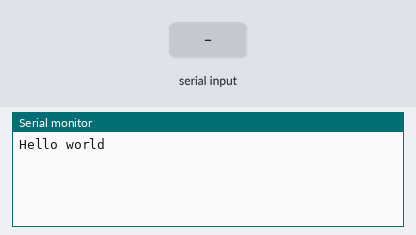
Bench run of a program on a simulated Teensy 4. On the bench: the last lines printed to the serial monitor. Inputs (shaded band) come from the test bench.

Above: at 2.2 s.
2.3 s: "<,>" received over Serial
At 3.0 s:
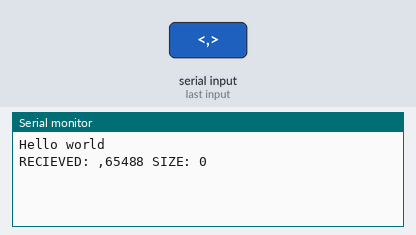
3.8 s: "<90,45>" received over Serial
At 4.2 s:
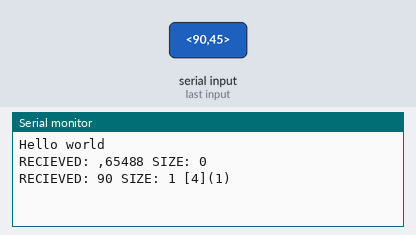
5.3 s: "<5>" received over Serial
At 6.5 s:
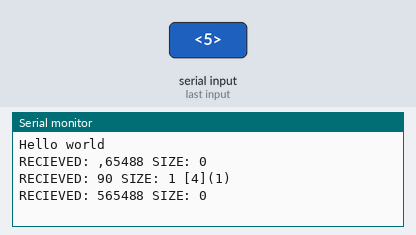

Measured:
- after the input at 2.3 s, the serial monitor: prints a new line at once (image 1)
- after the input at 3.8 s, the serial monitor: prints a new line at once (image 2)
- after the input at 5.3 s, the serial monitor: prints a new line at once (image 3)

The program:

main.cpp
```cpp
#include "Reader.h"
#include <Arduino.h>

void setup()
{
    Serial.begin(9600);
    delay(1000);

    Serial.println("Hello world");

    Reader::GetInstance().Start();
}

void loop()
{
    Reader::GetInstance().Run();

    if (!Reader::GetInstance().QueueEmpty())
    {
        Serial.print("RECIEVED: ");
        Comm::Message msg = Reader::GetInstance().GetMessage();

        Serial.print((char) msg.m_header.m_type);
        Serial.print(msg.m_header.m_index);
        Serial.print(" ");

        Comm::Buffer buffer;
        uint8_t bufferSize;

        msg.m_body.GetBuffer(buffer, bufferSize);

        Serial.print("SIZE: ");
        Serial.print(bufferSize);

        for (uint8_t i = 0; i < bufferSize; ++i)
        {
          Serial.print(" [");
          Serial.print(buffer[i]);
          Serial.print("]");

          Serial.print("(");
          Serial.print(buffer[i].length());
          Serial.print(")");
        }

        Serial.print("\n");
    }
}
```

Message.h
```cpp
#ifndef ROBOX_CONTROLLER_COMM_MESSAGE_H
#define ROBOX_CONTROLLER_COMM_MESSAGE_H

#include <Arduino.h>
#include "config/msg_protocol.h"

namespace Comm
{
    typedef String Buffer[10];

    class Header
    {
    public:
        Header(const String& message);
        Header(const Header& other);

        virtual ~Header() = default;

        Header& operator=(const Header& other);
        bool operator==(const Header& other);

    public:
        /**
         * @brief Get the message type.
         *
         * @return MessageType_e.
         */
        MessageType_e GetType() const;
        /**
         * @brief Get the message type index.
         *
         * @return uint16_t message type index.
         */
        uint16_t GetIndex() const;

    public:
        MessageType_e m_type;
        uint16_t m_index;
    };

    class Body
    {
    public:
        Body(const String& message);
        Body(const Body& other);

        virtual ~Body() = default;

        Body& operator=(const Body& other);
        bool operator==(const Body& other);

    public:
        /**
         * @brief Get single value from list, based on index.
         *
         * @param index     Index of requested value.
         * @return String   Actual value.
         */
        String GetValue(uint8_t index) const;
        /**
         * @brief Get the complete data buffer.
         *
         * @param rbuffer   Buffer used for the data.
         * @param rsize     Size of the actually used buffer.
         */
        void GetBuffer(Buffer& rbuffer, uint8_t& rsize) const;

    private:
        void ParseMessage(const String& message);

    public:
        Buffer m_variables;
        uint8_t m_bufferSize;
    };

    class Message
    {
    public:
        Message(const String& message);
        Message(const Message& other);

        virtual ~Message() = default;

        Message& operator=(const Message& other);
        bool operator==(const Message& other);

    public:
        /**
         * @brief Get the header instance of this message.
         *
         * @return Header The header instance.
         */
        Header GetHeader() const;
        /**
         * @brief Get the body instance of this message.
         *
         * @return Body The body Instance.
         */
        Body GetBody() const;

    public:
        Header m_header;
        Body m_body;
    };
}// namespace Comm

#endif// ROBOX_CONTROLLER_COMM_MESSAGE_H
```

Reader.h
```cpp
#ifndef ROBOX_SERIAL_TEST_READER_H
#define ROBOX_SERIAL_TEST_READER_H

#include <Arduino.h>
#include <queue>

#include "Message.h"
#include "config/config.h"

class Reader
{
public:
    Reader(const Reader& other) = delete;
    Reader& operator=(const Reader& other) = delete;
    virtual ~Reader() = default;

    static Reader& GetInstance()
    {
        static Reader instance;
        return instance;
    }

private:
    Reader()
    {
    }

public:
    void Start();
    void Run();

    Comm::Message GetMessage();
    void WriteMessage(const String& string);
    bool QueueEmpty();

private:
    void SortMessages(const String& string);
    void ReadSerial();

private:
    char m_reading[MESSAGE_SIZE];
    std::queue<Comm::Message> m_messageQueue;
};


#endif// ROBOX_SERIAL_TEST_READER_H
```

Message.cpp
```cpp
#include "Message.h"

namespace Comm
{
    // ====================================================================================
    // HEADER                                                                        HEADER
    // ====================================================================================
    Header::Header(const String& message) : m_type(static_cast<MessageType_e>(message[0])), m_index(message[1] - '0')
    {
    }
    Header::Header(const Header& other) : m_type(other.m_type), m_index(other.m_index)
    {
    }
    Header& Header::operator=(const Header& other)
    {
        if (this != &other)
        {
            m_type = other.m_type;
            m_index = other.m_index;
        }
        return *this;
    }
    bool Header::operator==(const Header& other)
    {
        return (m_type == other.m_type) && (m_index == other.m_index);
    }
    MessageType_e Header::GetType() const
    {
        return m_type;
    }
    uint16_t Header::GetIndex() const
    {
        return m_index;
    }
    // ====================================================================================
    // BODY                                                                            BODY
    // ====================================================================================
    Body::Body(const String& message)
    {
        ParseMessage(message);
    }
    Body::Body(const Body& other) : m_variables(other.m_variables), m_bufferSize(other.m_bufferSize)
    {
        // for (uint8_t i = 0; i < m_bufferSize; ++i)
        // {
        //     m_variables[i] = other.m_variables[i];
        // }
    }
    Body& Body::operator=(const Body& other)
    {
        if (this != &other)
        {
            m_bufferSize = other.m_bufferSize;
            for (uint8_t i = 0; i < m_bufferSize; ++i)
            {
                m_variables[i] = other.m_variables[i];
            }
        }
        return *this;
    }
    bool Body::operator==(const Body& other)
    {
        return (m_variables == other.m_variables) && (m_bufferSize == other.m_bufferSize);
    }
    String Body::GetValue(uint8_t index) const
    {
        if (index < m_bufferSize)
        {
            return m_variables[index];
        }
        else
        {
            return "";
        }
    }
    void Body::GetBuffer(Buffer& buffer, uint8_t& size) const
    {
        size = m_bufferSize;
        for (uint8_t i = 0; i < m_bufferSize; ++i)
        {
            buffer[i] = m_variables[i];
        }
    }
    void Body::ParseMessage(const String& message)
    {
        String content = message.substring(1, message.length());// remove brackets
        m_bufferSize = 0;

        if (content != "")
        {
            uint16_t lastIndex = 0;

            for (size_t i = 0; i < content.length(); ++i)
            {
                if (content[i] == ',')
                {
                    m_variables[m_bufferSize] = content.substring(lastIndex, i);
                    ++m_bufferSize;
                    lastIndex = i + 1;
                }
            }
            m_variables[m_bufferSize] = content.substring(lastIndex, content.length());
            ++m_bufferSize;
        }
    }
    // ====================================================================================
    // MESSAGE                                                                      MESSAGE
    // ====================================================================================
    Message::Message(const String& message)
        : m_header(message.substring(0, 2)), m_body(message.substring(2, message.length() - 1))
    {
    }
    Message::Message(const Message& other) : m_header(other.m_header), m_body(other.m_body)
    {
    }
    Message& Message::operator=(const Message& other)
    {
        if (this != &other)
        {
            m_header = other.m_header;
            m_body = other.m_body;
        }
        return *this;
    }
    bool Message::operator==(const Message& other)
    {
        return (m_header == other.m_header) && (m_body == other.m_body);
    }
    Header Message::GetHeader() const
    {
        return m_header;
    }
    Body Message::GetBody() const
    {
        return m_body;
    }
}// namespace Comm
```

Reader.cpp
```cpp
#include "Reader.h"

void Reader::Start()
{
    if (!Serial)
    {
        Serial.begin(BAUDRATE);
        delay(1000);

        Serial.println("Hello world!");
    }
}
void Reader::Run()
{
    ReadSerial();
}
Comm::Message Reader::GetMessage()
{
    Comm::Message message("00[]");

    if (!m_messageQueue.empty())
    {
        message = m_messageQueue.front();
        m_messageQueue.pop();
    }
    return message;
}
void Reader::WriteMessage(const String& msgString)
{
    String message = MESSAGE_START_CHAR + msgString + MESSAGE_STOP_CHAR;
    Serial.write(message.c_str());
    Serial.send_now();
}
bool Reader::QueueEmpty()
{
    return m_messageQueue.empty();
}
void Reader::SortMessages(const String& string)
{
    Comm::Message message(string);

    if (message.m_header.m_type == MessageType_e::STOP && message.m_header.m_index == (uint8_t) StopType_e::ESTOP)
    {
        // Base::Robot::GetInstance().DisableRobot();
        Serial.println("E-STOP requested");
    }
    else
    {
        m_messageQueue.push(message);
    }
}
void Reader::ReadSerial()
{
    bool newMessage = false;
    static bool inProgress = false;
    static byte ndx = 0;

    char readChar;

    while ((Serial.available() > 0) && !newMessage)
    {
        readChar = Serial.read();

        if (inProgress)
        {
            if (readChar != MESSAGE_STOP_CHAR)
            {
                m_reading[ndx] = readChar;
                ++ndx;

                if (ndx >= MESSAGE_SIZE)
                {
                    ndx = MESSAGE_SIZE - 1;
                }
            }
            else
            {
                m_reading[ndx] = '\0';
                inProgress = false;
                ndx = 0;

                SortMessages(m_reading);
            }
        }
        else if (readChar == MESSAGE_START_CHAR)
        {
            inProgress = true;
        }
    }
}
```

config.h
```cpp
#ifndef ROBOX_CONTROLLER_CONFIG_H
#define ROBOX_CONTROLLER_CONFIG_H

#define BAUDRATE 9600
#define MESSAGE_START_CHAR '<'
#define MESSAGE_STOP_CHAR '>'
#define MESSAGE_SIZE 255

#endif// ROBOX_CONTROLLER_CONFIG_H
```

msg_protocol.h
```cpp
#ifndef ROBOX_CONTROLLER_MSG_PROTOCOL_H
#define ROBOX_CONTROLLER_MSG_PROTOCOL_H

#include <cstdint>

enum class MessageType_e : int8_t
{
    START = 'S',
    MOVE = 'M',
    STOP = 'E',
    DATA = 'D',
    CONF = 'C',
    HOME = 'H',
    UNDEFINED = '0',
};
enum class MoveType_e : uint8_t
{
    INVERSE = 0,
    FORWARD = 1,
};
enum class StopType_e : uint8_t
{
    PAUSE = 0,
    STOP = 1,
    ESTOP = 2,
};
enum class DataType_e : uint8_t
{
    POSITION = 0,
    CONFIG = 1,
};
enum class ConfigType_e : uint8_t
{
    MOVEMENT = 0,
    G_OFFSET = 1,
    F_OFFSET = 2,
};
enum class HomeType_e : uint8_t
{
    ALL = 0,
    SINGLE = 1,
};

#endif// ROBOX_CONTROLLER_MSG_PROTOCOL_H
```
